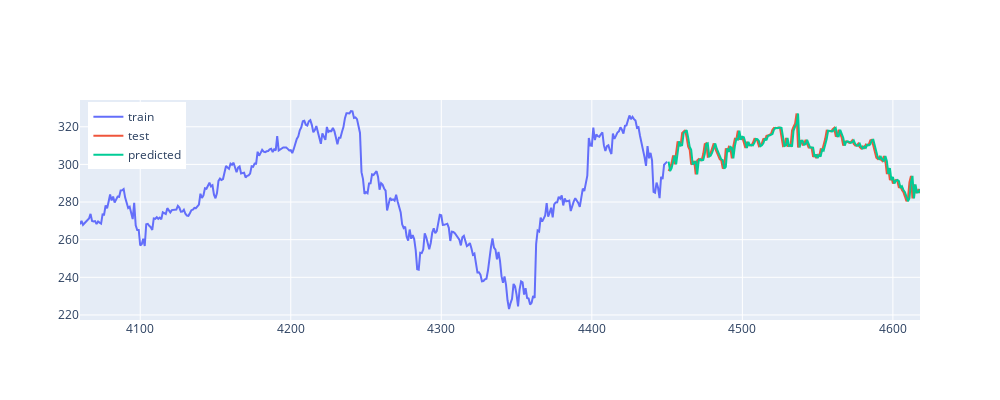

The notebook cell saved with this chart:
### Code cell
predicted = pd.DataFrame(predictions, index=test.index, columns=['predicted'])

fig = go.Figure()

fig.add_trace(go.Scatter(
    x=train.index,
    y=train.values.flatten() if hasattr(train, 'values') else train,
    mode='lines',
    name='train'
))

fig.add_trace(go.Scatter(
    x=test.index,
    y=test.values.flatten() if hasattr(test, 'values') else test,
    mode='lines',
    name='test'
))

fig.add_trace(go.Scatter(
    x=predicted.index,
    y=predicted['predicted'].values,
    mode='lines',
    name='predicted'
))

fig.update_layout(
    width=1000,
    height=400,
    legend=dict(x=0.01, y=0.99)
)

fig.show()

rmse = np.sqrt(mean_squared_error(test, predictions))
print(f'RMSE: {rmse:.2f}')

### Figure 1 — Plotly figure (JSON) as saved in the notebook; plotly's stock layout.template omitted (floating-point values rounded to 4 significant figures; data arrays with more than 128 entries replaced by an {"elided": "..."} marker saying what was removed)
{"data": [{"mode": "lines", "name": "train", "type": "scatter", "x": {"elided": "391 int values"}, "y": {"elided": "391 float values"}}, {"mode": "lines", "name": "test", "type": "scatter", "x": {"elided": "168 int values"}, "y": {"elided": "168 float values"}}, {"mode": "lines", "name": "predicted", "type": "scatter", "x": {"elided": "168 int values"}, "y": {"elided": "168 float values"}}], "layout": {"height": 400, "legend": {"x": 0.01, "y": 0.99}, "width": 1000}}
